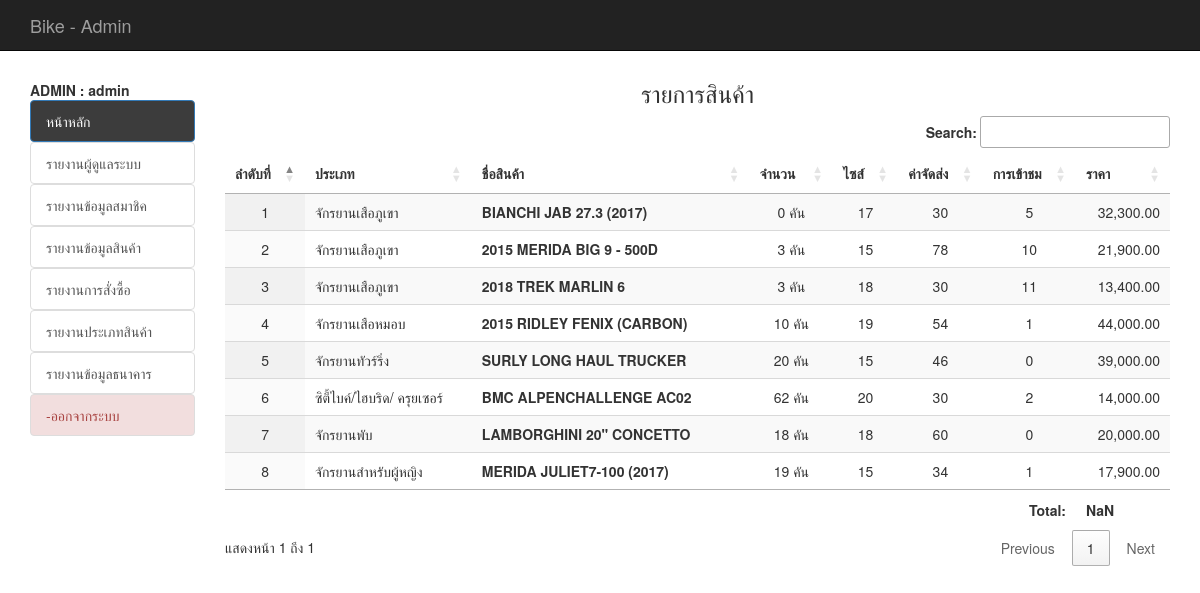
/backend/report_all_prd.php (signed in), run on an earlier commit of the app's database.
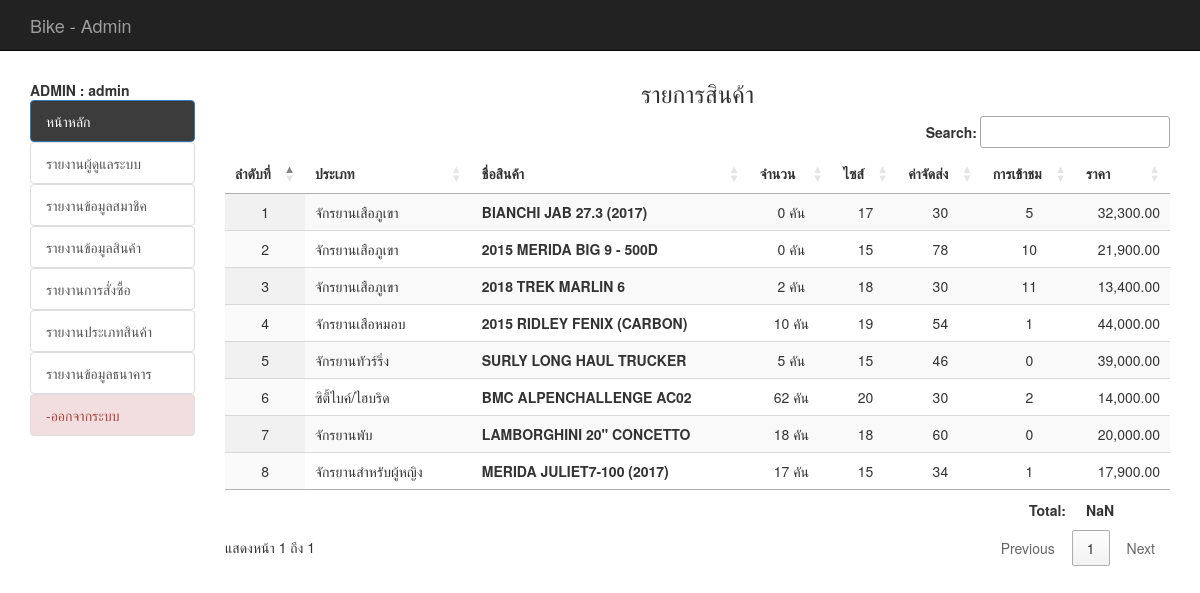
And on a later commit of the database.
### tables this page shows
CREATE TABLE `tbl_product` (
  `p_id` int(11) NOT NULL,
  `t_id` int(11) NOT NULL,
  `p_name` varchar(200) NOT NULL,
  `p_size` varchar(11) NOT NULL,
  `p_detial` text NOT NULL,
  `p_price` float NOT NULL,
  `p_unit` varchar(20) NOT NULL,
  `p_img1` varchar(200) NOT NULL,
  `p_img2` varchar(100) DEFAULT NULL,
  `p_view` int(11) NOT NULL,
  `p_qty` int(11) DEFAULT NULL,
  `p_ems` int(50) NOT NULL,
  `date_save` timestamp NOT NULL DEFAULT CURRENT_TIMESTAMP
);

CREATE TABLE `tbl_type` (
  `t_id` int(11) NOT NULL,
  `t_name` varchar(100) NOT NULL
);

### backend/mm.php (called while the page is built, shortened)
<?php require_once('../Connections/condb.php'); ?>
<?php
$colname_mm = "-1";
if (isset($_SESSION['MM_admin'])) {
  $colname_mm = $_SESSION['MM_admin'];
}
$query_mm = sprintf("SELECT * FROM tbl_admin WHERE admin_user = %s", GetSQLValueString($colname_mm, "text"));
$mm = mysql_query($query_mm, $condb) or die(mysql_error());
$row_mm = mysql_fetch_assoc($mm);
?>

### backend/report_all_prd.php (the view, shortened to what this page needs)
<?php require_once('../Connections/condb.php'); ?>
<?php
if (!function_exists("GetSQLValueString")) {
  function GetSQLValueString($theValue, $theType, $theDefinedValue = "", $theNotDefinedValue = "")
  {
    $theValue = function_exists("mysql_real_escape_string") ? mysql_real_escape_string($theValue) : mysql_escape_string($theValue);
    switch ($theType) {
      case "text":
      $theValue = ($theValue != "") ? "'" . $theValue . "'" : "NULL";
      break;
    }
    return $theValue;
  }
}
$query_prd = "
SELECT * FROM tbl_product as p, tbl_type as t
WHERE p.t_id = t.t_id
ORDER BY p.p_id ASC";
$prd = mysql_query($query_prd, $condb) or die(mysql_error());
$row_prd = mysql_fetch_assoc($prd);
$totalRows_prd = mysql_num_rows($prd);
?>
<!DOCTYPE html>
<html lang="en">
<head>
  <?php include('h.php');?>
  <?php include('datatable.php');?>
</head>
<body>
  <div class="container">
    <div class="row">
     <?php include('banner.php');?>
   </div>
   <div class="row">
     <div class="col-md-2">
      <br>
      <?php include('menu.php');?>
    </div>
    <div class="col-md-10">
      <h3 align="center"> รายการสินค้า  </h3>
      <table width="100%" border="0" cellspacing="0" class="display" id="example3">
        <thead>
          <tr>
            <th width="5%">ลำดับที่</th>
            <th width="15%">ประเภท</th>
            <th width="25%">ชื่อสินค้า</th>
            <th width="7%">จำนวน</th>
            <th width="5%">ไซส์</th>
            <th width="5%">ค่าจัดส่ง</th>
            <th width="5%">การเข้าชม</th>
             <th width="7%">ราคา</th>
          </tr>
        </thead>
        <tbody>
        <?php if($totalRows_prd>0){?>
          <?php
          $i = 1;
          do { ?>
            <tr>
              <td align="center" valign="top"><?php echo $i; ?></td>
              <td valign="top"><?php echo $row_prd['t_name']; ?></td>
              <td valign="top"><b> <?php echo $row_prd['p_name']; ?></b>
              </td>
              <td align="center" valign="top">
               <?php echo $row_prd['p_qty']; ?>
               <?php echo $row_prd['p_unit'];?>
             </td>
             <td align="center" valign="top">
              <?php echo $row_prd['p_size'];?>
            </td>
            <td align="center" valign="top">
              <?php echo $row_prd['p_ems'];?>
            </td>
            <td align="center" valign="top">
              <?php echo $row_prd['p_view'];?>
            </td>
            <td align="right" valign="top"><?php echo number_format($row_prd['p_price'],2); ?></td>
           </tr>
            <?php
            $i += 1;
          } while ($row_prd = mysql_fetch_assoc($prd)); ?>
        <?php } ?>
        </tbody>
        <tfoot>
            <tr>
              <th></th>
              <th></th>
              <th></th>
              <th></th>
              <th></th>
              <th></th>
              <th style="text-align:right">Total:</th>
                <th></th>
            </tr>
        </tfoot>
      </table>
    </div>
  </div>
</div>
</body>
</html>

### backend/h.php (shortened to what this page needs)
<link href="../css/bootstrap.min.css" rel="stylesheet">
<link href="../css/style.css" rel="stylesheet">

### backend/datatable.php (shortened to what this page needs)
<link rel="stylesheet" type="text/css" href="https://cdn.datatables.net/1.10.19/css/jquery.dataTables.min.css">
<link rel="stylesheet" type="text/css" href="https://cdn.datatables.net/buttons/1.5.2/css/buttons.dataTables.min.css">

### backend/banner.php
<nav class="navbar navbar-inverse navbar-fixed-top">
  <div class="container">
    <a class="navbar-brand" href="index.php">Bike - Admin</a>
  </div>
</nav>
<br>
<br>
<br>

### backend/menu.php (shortened to what this page needs)
<?php include('mm.php');?>
<b>  ADMIN : <?php echo $row_mm['admin_name'];?></b>
<br />
<ul class="list-group list-group-flush">
	<il><a href="index.php" class="list-group-item active"  style="background-color: #3c3c3c">หน้าหลัก</a></il>
	<?php
	if ($row_mm['status'] == 'admin') { ?>
		<il><a href="list_admin.php" class="list-group-item">รายงานผู้ดูแลระบบ</a></il>
		<il><a href="list_member.php" class="list-group-item">รายงานข้อมูลสมาชิค</a></il>
		<il><a href="report_all_prd.php" class="list-group-item">รายงานข้อมูลสินค้า</a></il>
		<il><a href="report_all_order.php" class="list-group-item">รายงานการสั่งซื้อ</a></il>
		<il><a href="report_all_type.php" class="list-group-item">รายงานประเภทสินค้า</a></il>
		<il><a href="report_all_bank.php" class="list-group-item">รายงานข้อมูลธนาคาร</a></il>
		<il><a href="logout_admin.php" class="list-group-item list-group-item-danger">-ออกจากระบบ</a></il>
<?php } ?>
</ul>

### css/style.css (style rules this page uses)
th { text-align:center; }

### backend/report_all_prd.php (style rules this page uses)
th { white-space: nowrap; }

What changed in the data, as far as the page shows it:
changed tbl_product "2015 MERIDA BIG 9 - 500D": p_qty "3" → "0"
changed tbl_product "2018 TREK MARLIN 6": p_qty "3" → "2"
changed tbl_product "SURLY LONG HAUL TRUCKER": p_qty "20" → "5"
changed through a linked row, tbl_product "BMC ALPENCHALLENGE AC02": t.t_name "ซิตี้ไบค์/ไฮบริด/ ครุยเซอร์" → "ซิตี้ไบค์/ไฮบริด"
changed tbl_product "MERIDA JULIET7-100 (2017)": p_qty "19" → "17"
